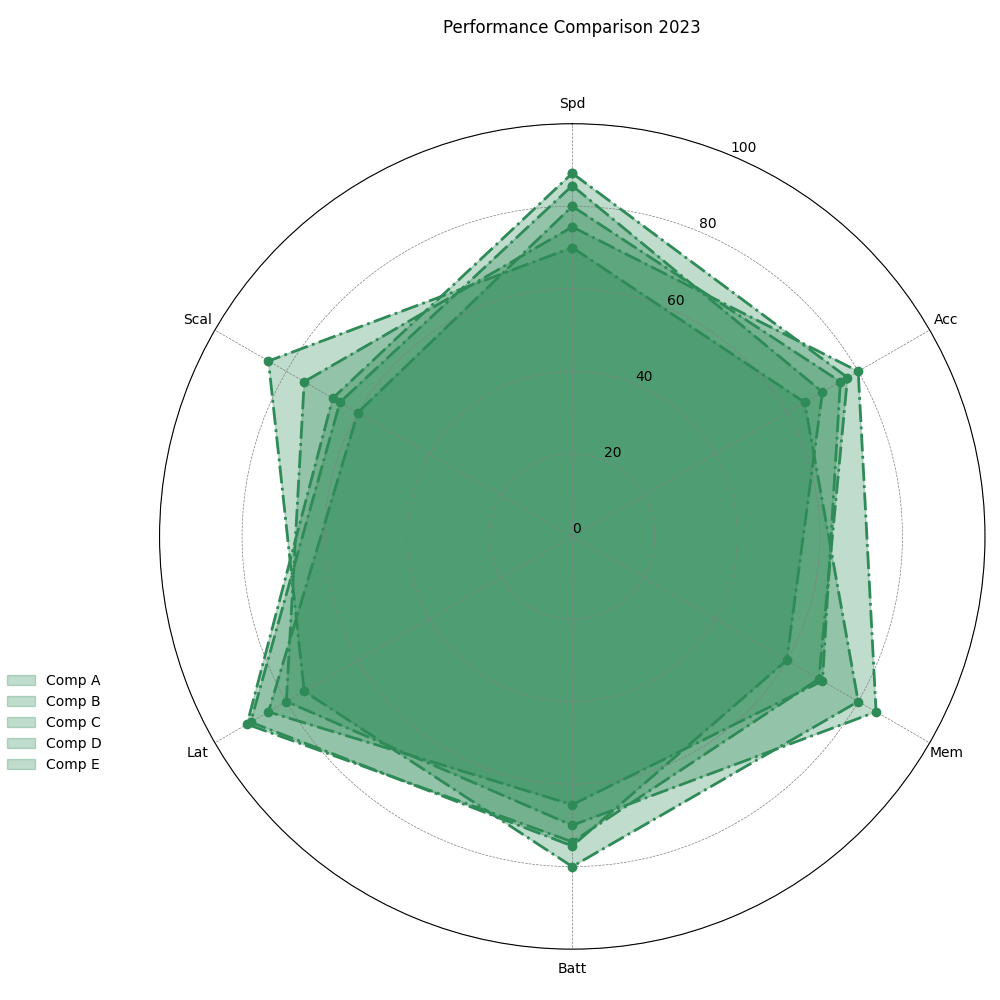

Source code (Python):
import numpy as np
import matplotlib.pyplot as plt

aspects = ['Spd', 'Acc', 'Mem', 'Batt', 'Lat', 'Scal']
data = [
    [85, 70, 60, 75, 90, 65],
    [80, 75, 70, 65, 85, 60],
    [75, 80, 85, 70, 80, 75],
    [70, 65, 80, 80, 75, 85],
    [88, 77, 69, 74, 91, 67]
]

names = ['Comp A', 'Comp B', 'Comp C', 'Comp D', 'Comp E']
single_color = '#2E8B57'

angles = np.linspace(0, 2 * np.pi, len(aspects), endpoint=False).tolist()
angles += angles[:1]

fig, ax = plt.subplots(figsize=(10, 10), subplot_kw=dict(polar=True))

for scores, name in zip(data, names):
    scores += scores[:1]
    ax.fill(angles, scores, color=single_color, alpha=0.3, label=name)
    ax.plot(angles, scores, linewidth=2, linestyle='dashdot', marker='o', markersize=6, color=single_color)

ax.set_theta_offset(np.pi / 2)
ax.set_theta_direction(-1)
ax.set_xticks(angles[:-1])
ax.set_xticklabels(aspects)
ax.set_ylim(0, 100)
ax.set_yticks(range(0, 101, 20))
ax.set_yticklabels(map(str, range(0, 101, 20)))

plt.title('Performance Comparison 2023', y=1.1)

ax.legend(loc='lower left', bbox_to_anchor=(-0.2, 0.2), frameon=False)
ax.grid(color='gray', linestyle='--', linewidth=0.5)

plt.tight_layout()

plt.show()
